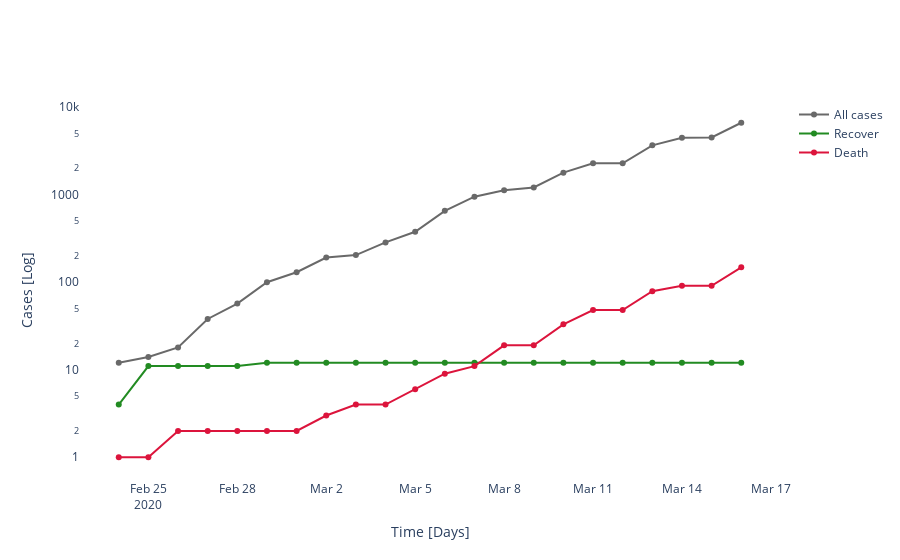

The code cell stored with this chart in its notebook:
### Code cell
# Build plot for basic data display
fig = go.Figure()
# diagnosed cases
fig.add_trace(
    go.Scatter(
        mode='lines+markers',
        x=df_c.Date[mask], 
        y=fr_cases[mask],  
        name = 'All cases',
        marker=dict(color='DimGray')
))
# recover cases
fig.add_trace(
    go.Scatter(
        mode='lines+markers',
        x=df_c.Date[mask], 
        y=fr_recov[mask],
        name = 'Recover',
        marker=dict(color='forestgreen')
))
# death cases
fig.add_trace(
    go.Scatter(
        mode='lines+markers',
        x=df_c.Date[mask], 
        y=fr_death[mask],  
        name = 'Death',
        marker=dict(color='crimson')
))

if fr_cases.max() > 100:
    fig.update_layout(yaxis_title = 'Cases [Log]', yaxis_type="log")
else:
    fig.update_layout(yaxis_title = 'Cases')
fig.update_layout(
    xaxis_title = 'Time [Days]',
    plot_bgcolor='white',    
)

### Figure 1 — Plotly figure (JSON) as saved in the notebook; plotly's stock layout.template omitted (floating-point values rounded to 4 significant figures)
{"data": [{"marker": {"color": "DimGray"}, "mode": "lines+markers", "name": "All cases", "type": "scatter", "x": ["2020-02-24T00:00:00", "2020-02-25T00:00:00", "2020-02-26T00:00:00", "2020-02-27T00:00:00", "2020-02-28T00:00:00", "2020-02-29T00:00:00", "2020-03-01T00:00:00", "2020-03-02T00:00:00", "2020-03-03T00:00:00", "2020-03-04T00:00:00", "2020-03-05T00:00:00", "2020-03-06T00:00:00", "2020-03-07T00:00:00", "2020-03-08T00:00:00", "2020-03-09T00:00:00", "2020-03-10T00:00:00", "2020-03-11T00:00:00", "2020-03-12T00:00:00", "2020-03-13T00:00:00", "2020-03-14T00:00:00", "2020-03-15T00:00:00", "2020-03-16T00:00:00"], "y": [12, 14, 18, 38, 57, 100, 130, 191, 204, 285, 377, 653, 949, 1126, 1209, 1784, 2281, 2281, 3661, 4469, 4499, 6633]}, {"marker": {"color": "forestgreen"}, "mode": "lines+markers", "name": "Recover", "type": "scatter", "x": ["2020-02-24T00:00:00", "2020-02-25T00:00:00", "2020-02-26T00:00:00", "2020-02-27T00:00:00", "2020-02-28T00:00:00", "2020-02-29T00:00:00", "2020-03-01T00:00:00", "2020-03-02T00:00:00", "2020-03-03T00:00:00", "2020-03-04T00:00:00", "2020-03-05T00:00:00", "2020-03-06T00:00:00", "2020-03-07T00:00:00", "2020-03-08T00:00:00", "2020-03-09T00:00:00", "2020-03-10T00:00:00", "2020-03-11T00:00:00", "2020-03-12T00:00:00", "2020-03-13T00:00:00", "2020-03-14T00:00:00", "2020-03-15T00:00:00", "2020-03-16T00:00:00"], "y": [4, 11, 11, 11, 11, 12, 12, 12, 12, 12, 12, 12, 12, 12, 12, 12, 12, 12, 12, 12, 12, 12]}, {"marker": {"color": "crimson"}, "mode": "lines+markers", "name": "Death", "type": "scatter", "x": ["2020-02-24T00:00:00", "2020-02-25T00:00:00", "2020-02-26T00:00:00", "2020-02-27T00:00:00", "2020-02-28T00:00:00", "2020-02-29T00:00:00", "2020-03-01T00:00:00", "2020-03-02T00:00:00", "2020-03-03T00:00:00", "2020-03-04T00:00:00", "2020-03-05T00:00:00", "2020-03-06T00:00:00", "2020-03-07T00:00:00", "2020-03-08T00:00:00", "2020-03-09T00:00:00", "2020-03-10T00:00:00", "2020-03-11T00:00:00", "2020-03-12T00:00:00", "2020-03-13T00:00:00", "2020-03-14T00:00:00", "2020-03-15T00:00:00", "2020-03-16T00:00:00"], "y": [1, 1, 2, 2, 2, 2, 2, 3, 4, 4, 6, 9, 11, 19, 19, 33, 48, 48, 79, 91, 91, 148]}], "layout": {"autosize": true, "plot_bgcolor": "white", "xaxis": {"autorange": true, "range": ["2020-02-22 18:10:35.7906", "2020-03-17 05:49:24.2094"], "title": {"text": "Time [Days]"}, "type": "date"}, "yaxis": {"autorange": true, "range": [-0.2799, 4.102], "title": {"text": "Cases [Log]"}, "type": "log"}}}
